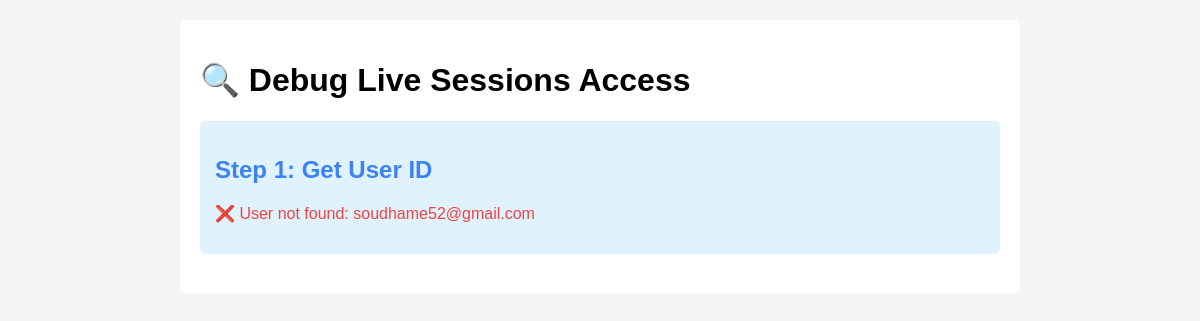
Before: /backend/test-live-access-debug.php with the older database file.
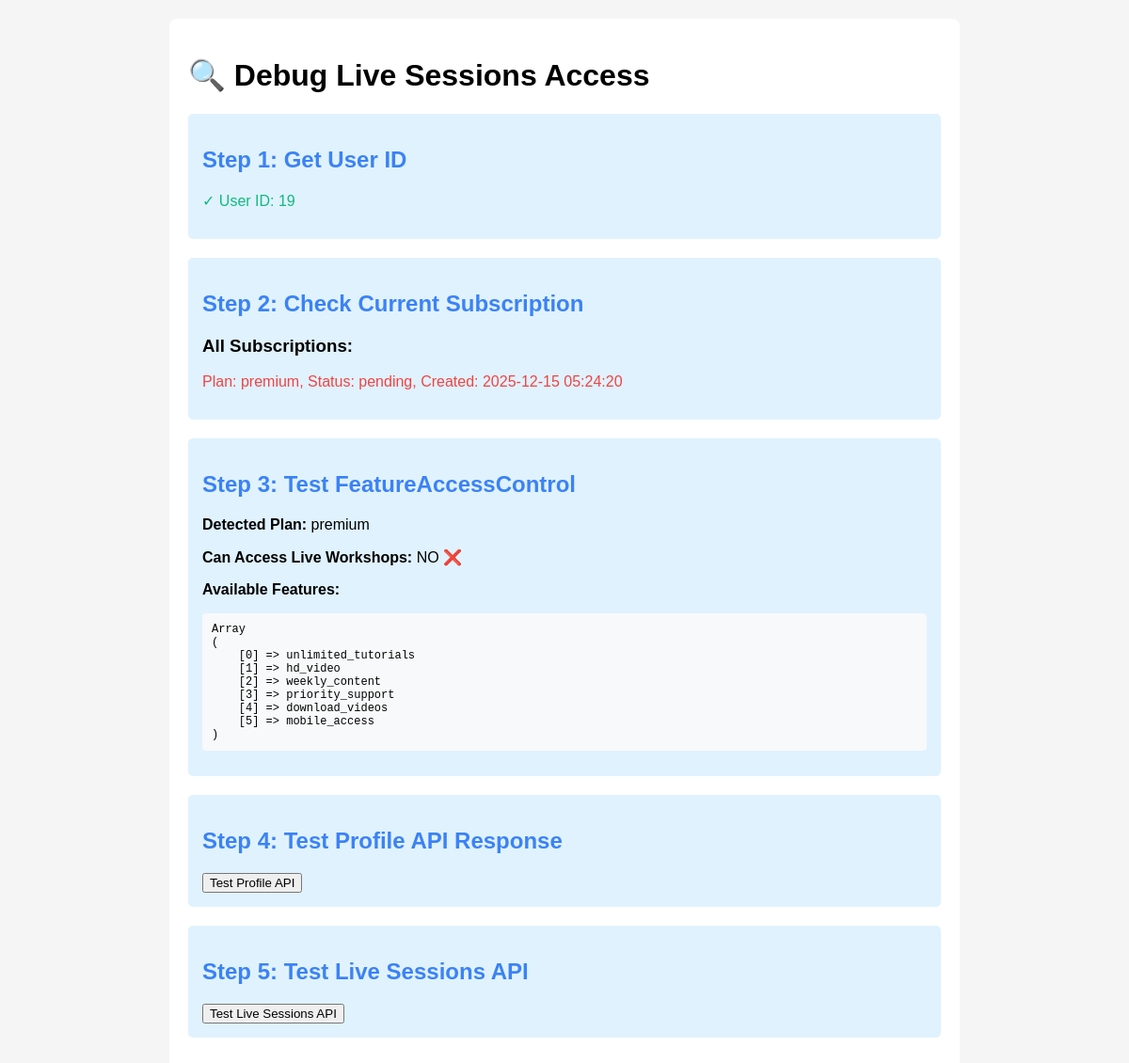
After: the same page with the newer database file.
### tables this page shows
CREATE TABLE `users` (
  `id` int(10) UNSIGNED NOT NULL,
  `first_name` varchar(50) NOT NULL,
  `last_name` varchar(50) NOT NULL,
  `email` varchar(191) NOT NULL,
  `password_hash` varchar(255) DEFAULT NULL,
  `created_at` timestamp NOT NULL DEFAULT current_timestamp(),
  `updated_at` timestamp NOT NULL DEFAULT current_timestamp() ON UPDATE current_timestamp(),
  `razorpay_customer_id` varchar(100) DEFAULT NULL
);

CREATE TABLE `subscriptions` (
  `id` int(10) UNSIGNED NOT NULL,
  `user_id` int(10) UNSIGNED NOT NULL,
  `plan_id` int(10) UNSIGNED NOT NULL,
  `razorpay_subscription_id` varchar(100) DEFAULT NULL,
  `razorpay_plan_id` varchar(100) DEFAULT NULL,
  `status` enum('created','authenticated','active','pending','halted','cancelled','completed','expired') DEFAULT 'created',
  `current_start` timestamp NULL DEFAULT NULL,
  `current_end` timestamp NULL DEFAULT NULL,
  `quantity` int(11) DEFAULT 1,
  `total_count` int(11) DEFAULT NULL,
  `paid_count` int(11) DEFAULT 0,
  `remaining_count` int(11) DEFAULT NULL,
  `notes` longtext DEFAULT NULL CHECK (json_valid(`notes`)),
  `created_at` timestamp NOT NULL DEFAULT current_timestamp(),
  `updated_at` timestamp NOT NULL DEFAULT current_timestamp() ON UPDATE current_timestamp()
);

CREATE TABLE `subscription_plans` (
  `id` int(10) UNSIGNED NOT NULL,
  `plan_code` varchar(50) NOT NULL,
  `name` varchar(100) NOT NULL,
  `description` text DEFAULT NULL,
  `price` decimal(10,2) NOT NULL,
  `currency` varchar(10) DEFAULT 'INR',
  `billing_period` enum('monthly','yearly') DEFAULT 'monthly',
  `razorpay_plan_id` varchar(100) DEFAULT NULL,
  `features` longtext DEFAULT NULL CHECK (json_valid(`features`)),
  `is_active` tinyint(1) DEFAULT 1,
  `created_at` timestamp NOT NULL DEFAULT current_timestamp(),
  `updated_at` timestamp NOT NULL DEFAULT current_timestamp() ON UPDATE current_timestamp()
);

### backend/models/FeatureAccessControl.php (called while the page is built, shortened)
<?php
class FeatureAccessControl {
    private $db;
    public function __construct($database) {
        $this->db = $database;
    }
    public function hasAccess($userId, $featureKey) {
        $userPlan = $this->getUserPlan($userId);
        $allowedFeatures = self::PLAN_FEATURES[$userPlan] ?? [];
        return in_array($featureKey, $allowedFeatures);
    }
    public function getUserPlan($userId) {
        try {
            $stmt = $this->db->prepare("
                SELECT sp.plan_code
                FROM subscriptions s
                JOIN subscription_plans sp ON s.plan_id = sp.id
                WHERE s.user_id = ?
                AND s.status IN ('active', 'authenticated', 'pending')
                ORDER BY s.created_at DESC
                LIMIT 1
            ");
            $stmt->execute([$userId]);
            $result = $stmt->fetch(PDO::FETCH_ASSOC);
            return $result ? $result['plan_code'] : 'basic';
        } catch (Exception $e) {
            error_log("Error getting user plan: " . $e->getMessage());
            return 'basic';
        }
    }
    public function getUserFeatures($userId) {
        $userPlan = $this->getUserPlan($userId);
        return self::PLAN_FEATURES[$userPlan] ?? [];
    }
    public function canAccessLiveWorkshops($userId) {
        return $this->hasAccess($userId, 'live_workshops');
    }
}

### backend/test-live-access-debug.php (the view, shortened to what this page needs)
<?php
echo "<!DOCTYPE html>";
echo "<html><head><title>Debug Live Sessions Access</title>";
echo "</head><body><div class='container'>";
echo "<h1>🔍 Debug Live Sessions Access</h1>";
$userEmail = 'soudhame52@gmail.com';
try {
    require_once 'models/FeatureAccessControl.php';
    $database = new Database();
    $db = $database->getConnection();
    $featureControl = new FeatureAccessControl($db);
    echo "<div class='step'>";
    echo "<h2 class='info'>Step 1: Get User ID</h2>";
    $userStmt = $db->prepare("SELECT id FROM users WHERE email = ?");
    $userStmt->execute([$userEmail]);
    $user = $userStmt->fetch(PDO::FETCH_ASSOC);
    if (!$user) {
        echo "<p class='error'>❌ User not found: $userEmail</p>";
        exit;
    }
    $userId = $user['id'];
    echo "<p class='success'>✓ User ID: $userId</p>";
    echo "</div>";
    echo "<div class='step'>";
    echo "<h2 class='info'>Step 2: Check Current Subscription</h2>";
    $subStmt = $db->prepare("
        SELECT s.*, sp.plan_code, sp.name as plan_name
        FROM subscriptions s
        LEFT JOIN subscription_plans sp ON s.plan_id = sp.id
        WHERE s.user_id = ?
        ORDER BY s.created_at DESC
    ");
    $subStmt->execute([$userId]);
    $subscriptions = $subStmt->fetchAll(PDO::FETCH_ASSOC);
    echo "<h3>All Subscriptions:</h3>";
    foreach ($subscriptions as $sub) {
        $statusColor = ($sub['status'] === 'active') ? 'success' : 'error';
        echo "<p class='$statusColor'>Plan: {$sub['plan_code']}, Status: {$sub['status']}, Created: {$sub['created_at']}</p>";
    }
    echo "</div>";
    echo "<div class='step'>";
    echo "<h2 class='info'>Step 3: Test FeatureAccessControl</h2>";
    $userPlan = $featureControl->getUserPlan($userId);
    echo "<p><strong>Detected Plan:</strong> $userPlan</p>";
    $canAccessLive = $featureControl->canAccessLiveWorkshops($userId);
    echo "<p><strong>Can Access Live Workshops:</strong> " . ($canAccessLive ? 'YES ✅' : 'NO ❌') . "</p>";
    $userFeatures = $featureControl->getUserFeatures($userId);
    echo "<p><strong>Available Features:</strong></p>";
    echo "<pre>" . print_r($userFeatures, true) . "</pre>";
    echo "</div>";
    echo "<div class='step'>";
    echo "<h2 class='info'>Step 4: Test Profile API Response</h2>";
    echo "<button onclick='testProfileAPI()'>Test Profile API</button>";
    echo "</div>";
    echo "<div class='step'>";
    echo "<h2 class='info'>Step 5: Test Live Sessions API</h2>";
    echo "<button onclick='testLiveAPI()'>Test Live Sessions API</button>";
    echo "</div>";
} catch (Exception $e) {
    echo "<div class='error'>❌ Error: " . htmlspecialchars($e->getMessage()) . "</div>";
}
echo "</div>";
echo "</body></html>";
?>

Changed rows visible on the page:
added users: id "19", id.plan_code "premium", id.plan_code "Array ( [0] => unlimited_tutorials [1] => hd_video [2] => weekly_content [3] => priority_support [4] => download_videos [5] => mobile_access )"
added subscriptions: subscription_plans.plan_code "premium", status "pending", created_at "2025-12-15 05:24:20"
Other visible differences:
$userEmail: "soudhame52@gmail.com" → (not shown)
text no longer shown: "❌ User not found:"
text now shown: "✓ User ID: Step 2: Check Current Subscription All Subscriptions: Step 3: Test FeatureAccessControl Detected Plan: Can Access Live Workshops: NO ❌ Available Features: Step 4: Test Profile API Response Test Profile API Step 5: Test Live Sessions API Test Live Sessions API"
